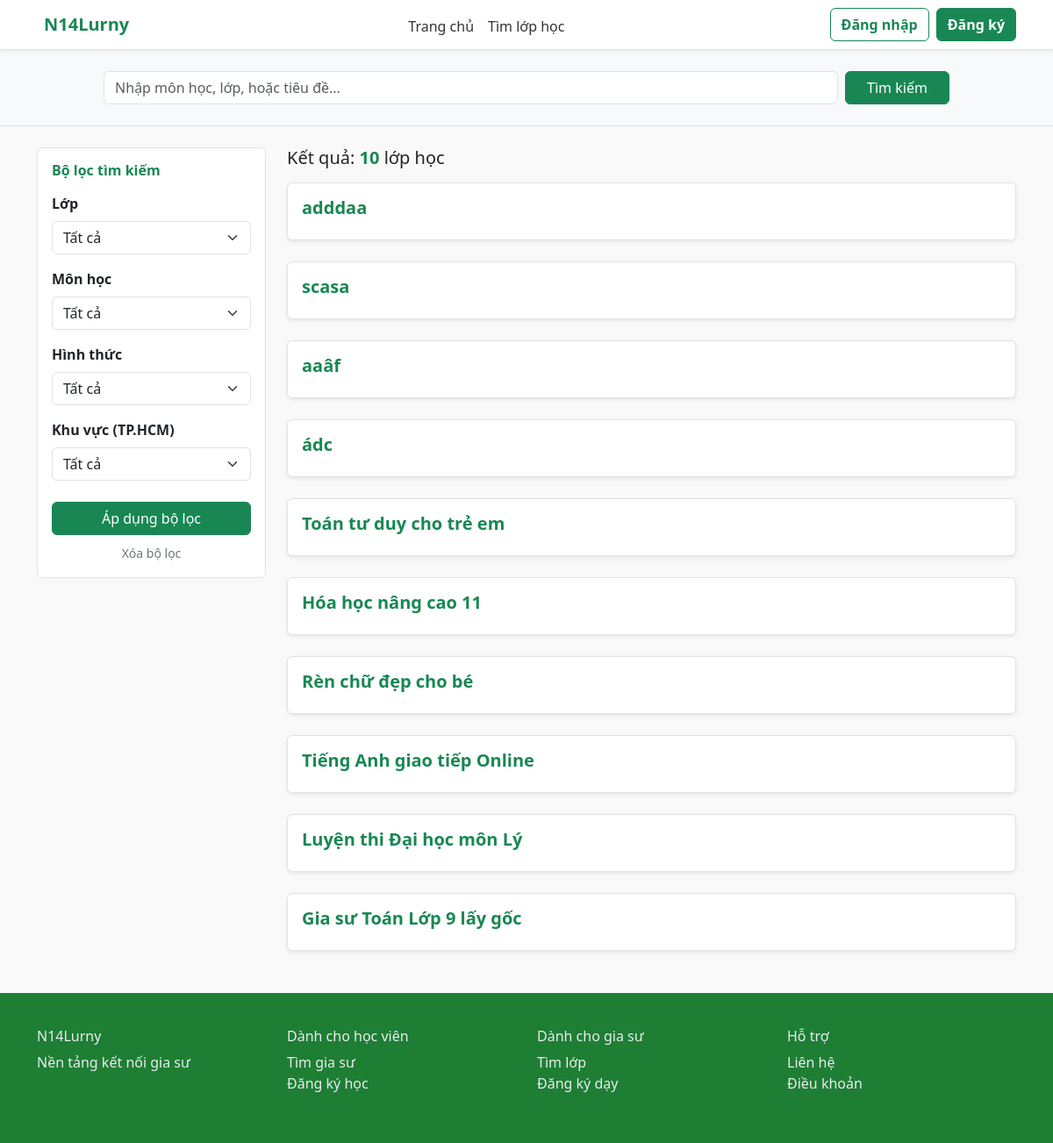
Page /N14Lurny/find-class.php on the earlier database version.
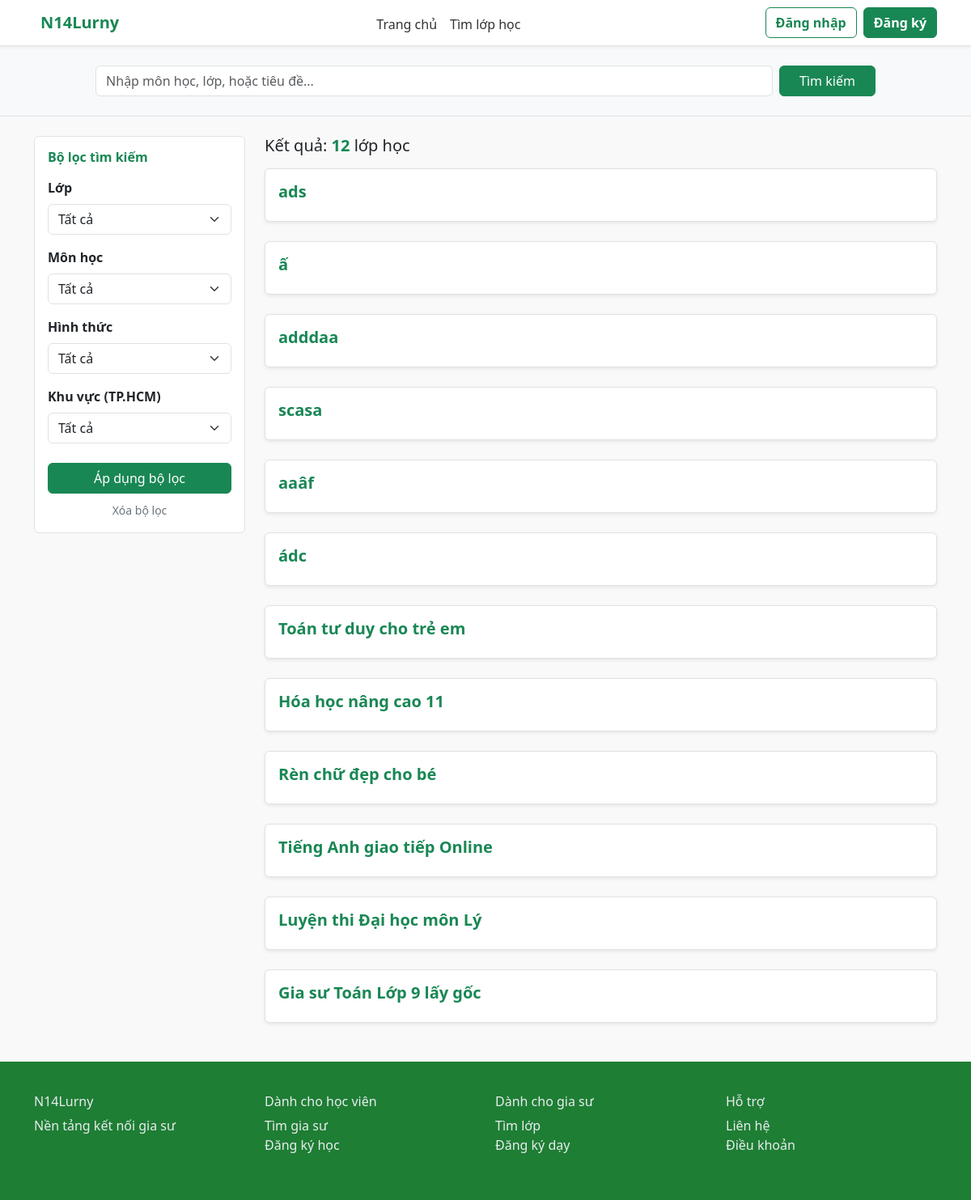
Same page on the later database version.
### tables this page shows
CREATE TABLE `classes` (
  `id` int(11) NOT NULL,
  `tutor_id` int(11) NOT NULL,
  `title` varchar(255) NOT NULL,
  `subject` varchar(100) NOT NULL,
  `grade` varchar(50) NOT NULL,
  `price` varchar(255) DEFAULT NULL,
  `description` text DEFAULT NULL,
  `method` varchar(50) NOT NULL DEFAULT 'Offline' COMMENT 'Online hoặc Offline',
  `location` varchar(100) NOT NULL DEFAULT 'TP. Hồ Chí Minh' COMMENT 'Quận/Huyện tại TP.HCM',
  `status` enum('pending','active','hidden','closed','rejected') DEFAULT 'pending',
  `max_students` int(11) NOT NULL DEFAULT 1,
  `start_date` date DEFAULT NULL,
  `end_date` date DEFAULT NULL,
  `created_at` timestamp NOT NULL DEFAULT current_timestamp()
);

### N14Lurny/find-class.php (the view, shortened to what this page needs)
<?php
require 'config/db.php';
$keyword = isset($_GET['keyword']) ? $_GET['keyword'] : '';
$sql = "SELECT classes.*, users.full_name
        FROM classes
        LEFT JOIN users ON classes.tutor_id = users.id
        WHERE classes.status = 'active'";
$sql .= " ORDER BY classes.id DESC";
$error_message = "";
$result = null;
try {
    $result = $conn->query($sql);
} catch (Exception $e) {
    $error_message = "Lỗi hệ thống: " . $e->getMessage();
}
?>
<!DOCTYPE html>
<html lang="vi">
<head>
    <link href="https://cdn.jsdelivr.net/npm/bootstrap@5.3.0/dist/css/bootstrap.min.css" rel="stylesheet">
    <link rel="stylesheet" href="assets/css/style.css">
</head>
<body>
<?php include 'includes/header.php'; ?>
<section class="search-header bg-light py-4 border-bottom">
  <div class="container">
    <form action="find-class.php" method="GET" class="d-flex justify-content-center">
      <input
        type="text"
        name="keyword"
        value="<?php echo htmlspecialchars($keyword); ?>"
        class="form-control me-2 w-75"
        placeholder="Nhập môn học, lớp, hoặc tiêu đề..."
      >
      <button type="submit" class="btn btn-success px-4">
        Tìm kiếm
      </button>
    </form>
  </div>
</section>
<section class="find-class py-4">
  <div class="container">
    <div class="row">
      <aside class="col-md-3">
        <form action="find-class.php" method="GET" class="filter-box p-3 border rounded bg-white">
          <h6 class="mb-3 fw-bold text-success">Bộ lọc tìm kiếm</h6>
          <label class="form-label fw-bold">Lớp</label>
          <select name="grade" class="form-select mb-3">
            <option value="Tất cả">Tất cả</option>
          </select>
          <label class="form-label fw-bold">Môn học</label>
          <select name="subject" class="form-select mb-3">
            <option value="Tất cả">Tất cả</option>
          </select>
          <label class="form-label fw-bold">Hình thức</label>
          <select name="method" class="form-select mb-3">
            <option value="Tất cả">Tất cả</option>
          </select>
          <label class="form-label fw-bold">Khu vực (TP.HCM)</label>
          <select name="location" class="form-select mb-4">
            <option value="Tất cả">Tất cả</option>
          </select>
          <button type="submit" class="btn btn-success w-100">
            Áp dụng bộ lọc
          </button>
          <div class="mt-2 text-center">
              <a href="find-class.php" class="text-decoration-none small text-secondary">Xóa bộ lọc</a>
          </div>
        </form>
      </aside>
      <main class="col-md-9">
    <?php if (!empty($error_message)): ?>
        <div class="alert alert-danger">
            <strong>Đã xảy ra lỗi xử lý:</strong><br>
            <?php echo $error_message; ?>
            <br><em>Vui lòng kiểm tra lại cấu trúc Database hoặc liên hệ Admin.</em>
        </div>
    <?php elseif ($result && $result->num_rows > 0): ?>
        <h5 class="mb-3">
            Kết quả: <span class="text-success fw-bold"><?php echo $result->num_rows; ?></span> lớp học
        </h5>
        <?php while($row = $result->fetch_assoc()): ?>
            <div class="class-card border rounded p-3 mb-4 shadow-sm bg-white">
                 <h6 class="class-title mb-2">
                      <a href="class-detail.php?id=<?php echo $row['id']; ?>" class="text-decoration-none text-success fw-bold fs-5">
                        <?php echo $row['title']; ?>
                      </a>
                  </h6>
                  </div>
        <?php endwhile; ?>
    <?php endif; ?>
</main>
    </div>
  </div>
</section>
<?php include 'includes/footer.php'; ?>
<link rel="stylesheet" href="https://cdnjs.cloudflare.com/ajax/libs/font-awesome/6.0.0/css/all.min.css">
</body>
</html>

Differences in the rows shown:
added classes: title "ads"
added classes: title "ấ"
Other differences:
$result->num_rows: "10" → "12"
